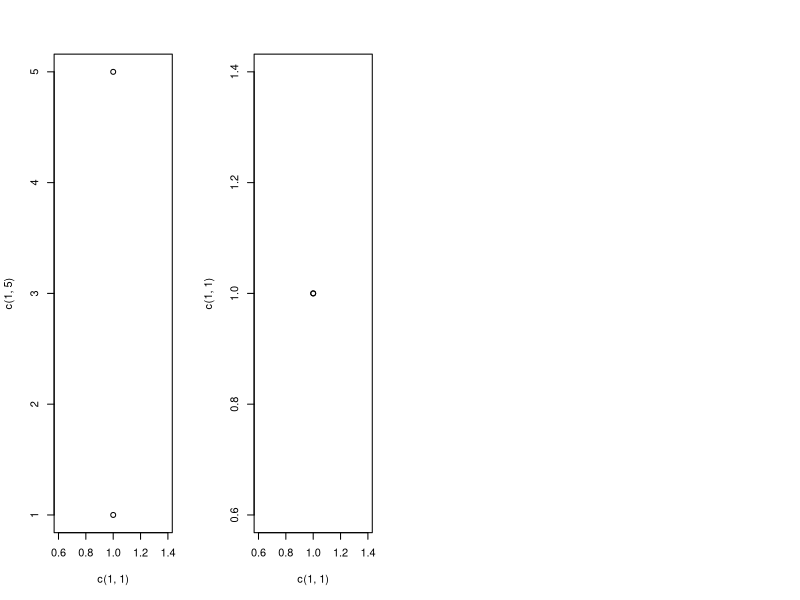
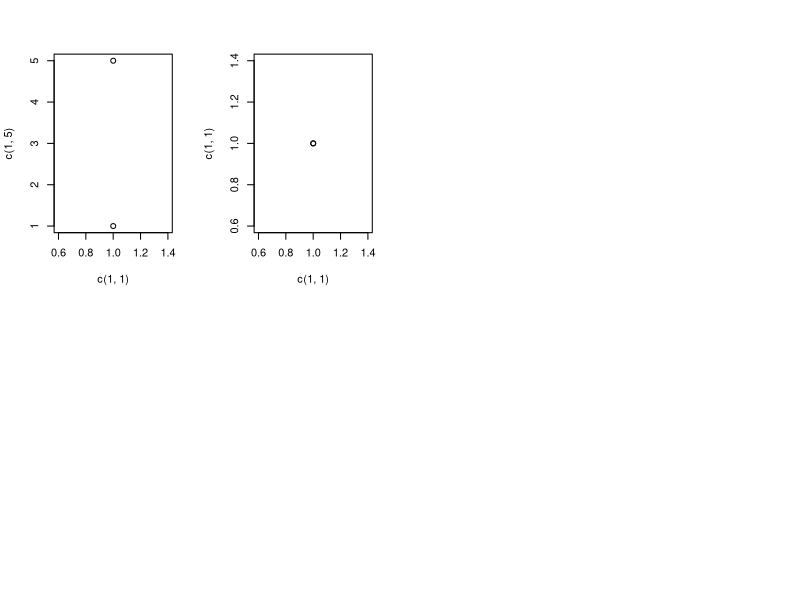
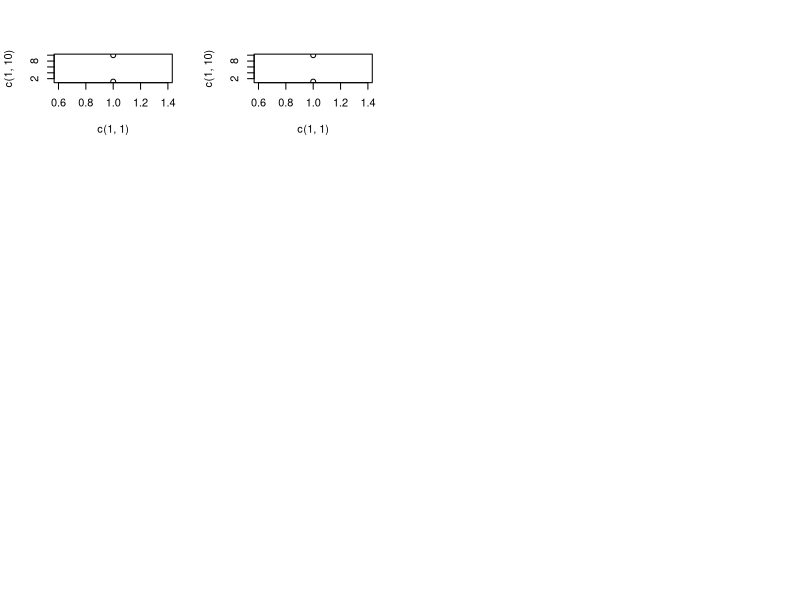
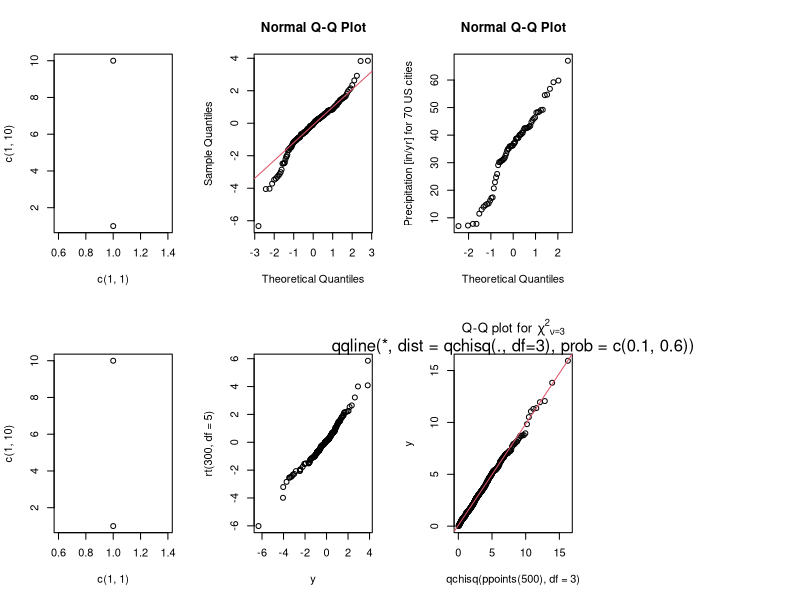

Here is the R script that generated these plots, in order:
par(mfrow = c(1,4))

plot(c(1,1),c(1,5))
plot(c(1,1),c(1,1))

par(mfrow = c(2,4))
plot(c(1,1),c(1,5))

plot(c(1,1),c(1,1))
par(mfrow = c(4,4))
plot(c(1,1),c(1,10))
plot(c(1,1),c(1,10))
par(mfcol = c(2,4))
plot(c(1,1),c(1,10))
plot(c(1,1),c(1,10))

require(graphics)

y <- rt(200, df = 5)
qqnorm(y); qqline(y, col = 2)
qqplot(y, rt(300, df = 5))
qqnorm(precip, ylab = "Precipitation [in/yr] for 70 US cities")
## "QQ-Chisquare" : --------------------------
y <- rchisq(500, df = 3)
## Q-Q plot for Chi^2 data against true theoretical distribution:
qqplot(qchisq(ppoints(500), df = 3), y,
       main = expression("Q-Q plot for" ~~ {chi^2}[nu == 3]))
qqline(y, distribution = function(p) qchisq(p, df = 3),
       prob = c(0.1, 0.6), col = 2)
mtext("qqline(*, dist = qchisq(., df=3), prob = c(0.1, 0.6))")

## Fibonacci sequence
Fibona <- function(n){
  if (n == 1){
    return(c(1))
  }
  if (n == 2){
    return(c(1,1))
  }
  if (n > 2){
    return(c(Fibona(n-1),Fibona(n-1)[n-2]+Fibona(n-1)[n-1]))
  }
}

Fibona(5)
